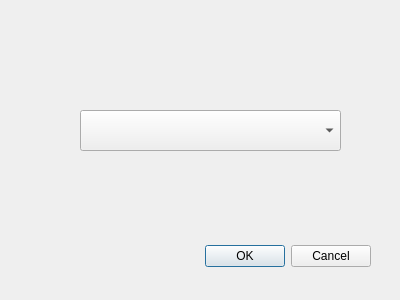
<?xml version="1.0" encoding="UTF-8"?>
<ui version="4.0">
 <class>BuilderTest</class>
 <widget class="QDialog" name="BuilderTest">
  <property name="geometry">
   <rect>
    <x>0</x>
    <y>0</y>
    <width>400</width>
    <height>300</height>
   </rect>
  </property>
  <property name="windowTitle">
   <string>BuilderTest</string>
  </property>
  <widget class="QDialogButtonBox" name="buttonBox">
   <property name="geometry">
    <rect>
     <x>30</x>
     <y>240</y>
     <width>341</width>
     <height>32</height>
    </rect>
   </property>
   <property name="orientation">
    <enum>Qt::Horizontal</enum>
   </property>
   <property name="standardButtons">
    <set>QDialogButtonBox::Cancel|QDialogButtonBox::Ok</set>
   </property>
  </widget>
  <widget class="QComboBox" name="layerCombo">
   <property name="geometry">
    <rect>
     <x>80</x>
     <y>110</y>
     <width>261</width>
     <height>41</height>
    </rect>
   </property>
  </widget>
 </widget>
 <resources/>
 <connections>
  <connection>
   <sender>buttonBox</sender>
   <signal>accepted()</signal>
   <receiver>BuilderTest</receiver>
   <slot>accept()</slot>
   <hints>
    <hint type="sourcelabel">
     <x>248</x>
     <y>254</y>
    </hint>
    <hint type="destinationlabel">
     <x>157</x>
     <y>274</y>
    </hint>
   </hints>
  </connection>
  <connection>
   <sender>buttonBox</sender>
   <signal>rejected()</signal>
   <receiver>BuilderTest</receiver>
   <slot>reject()</slot>
   <hints>
    <hint type="sourcelabel">
     <x>316</x>
     <y>260</y>
    </hint>
    <hint type="destinationlabel">
     <x>286</x>
     <y>274</y>
    </hint>
   </hints>
  </connection>
 </connections>
</ui>
